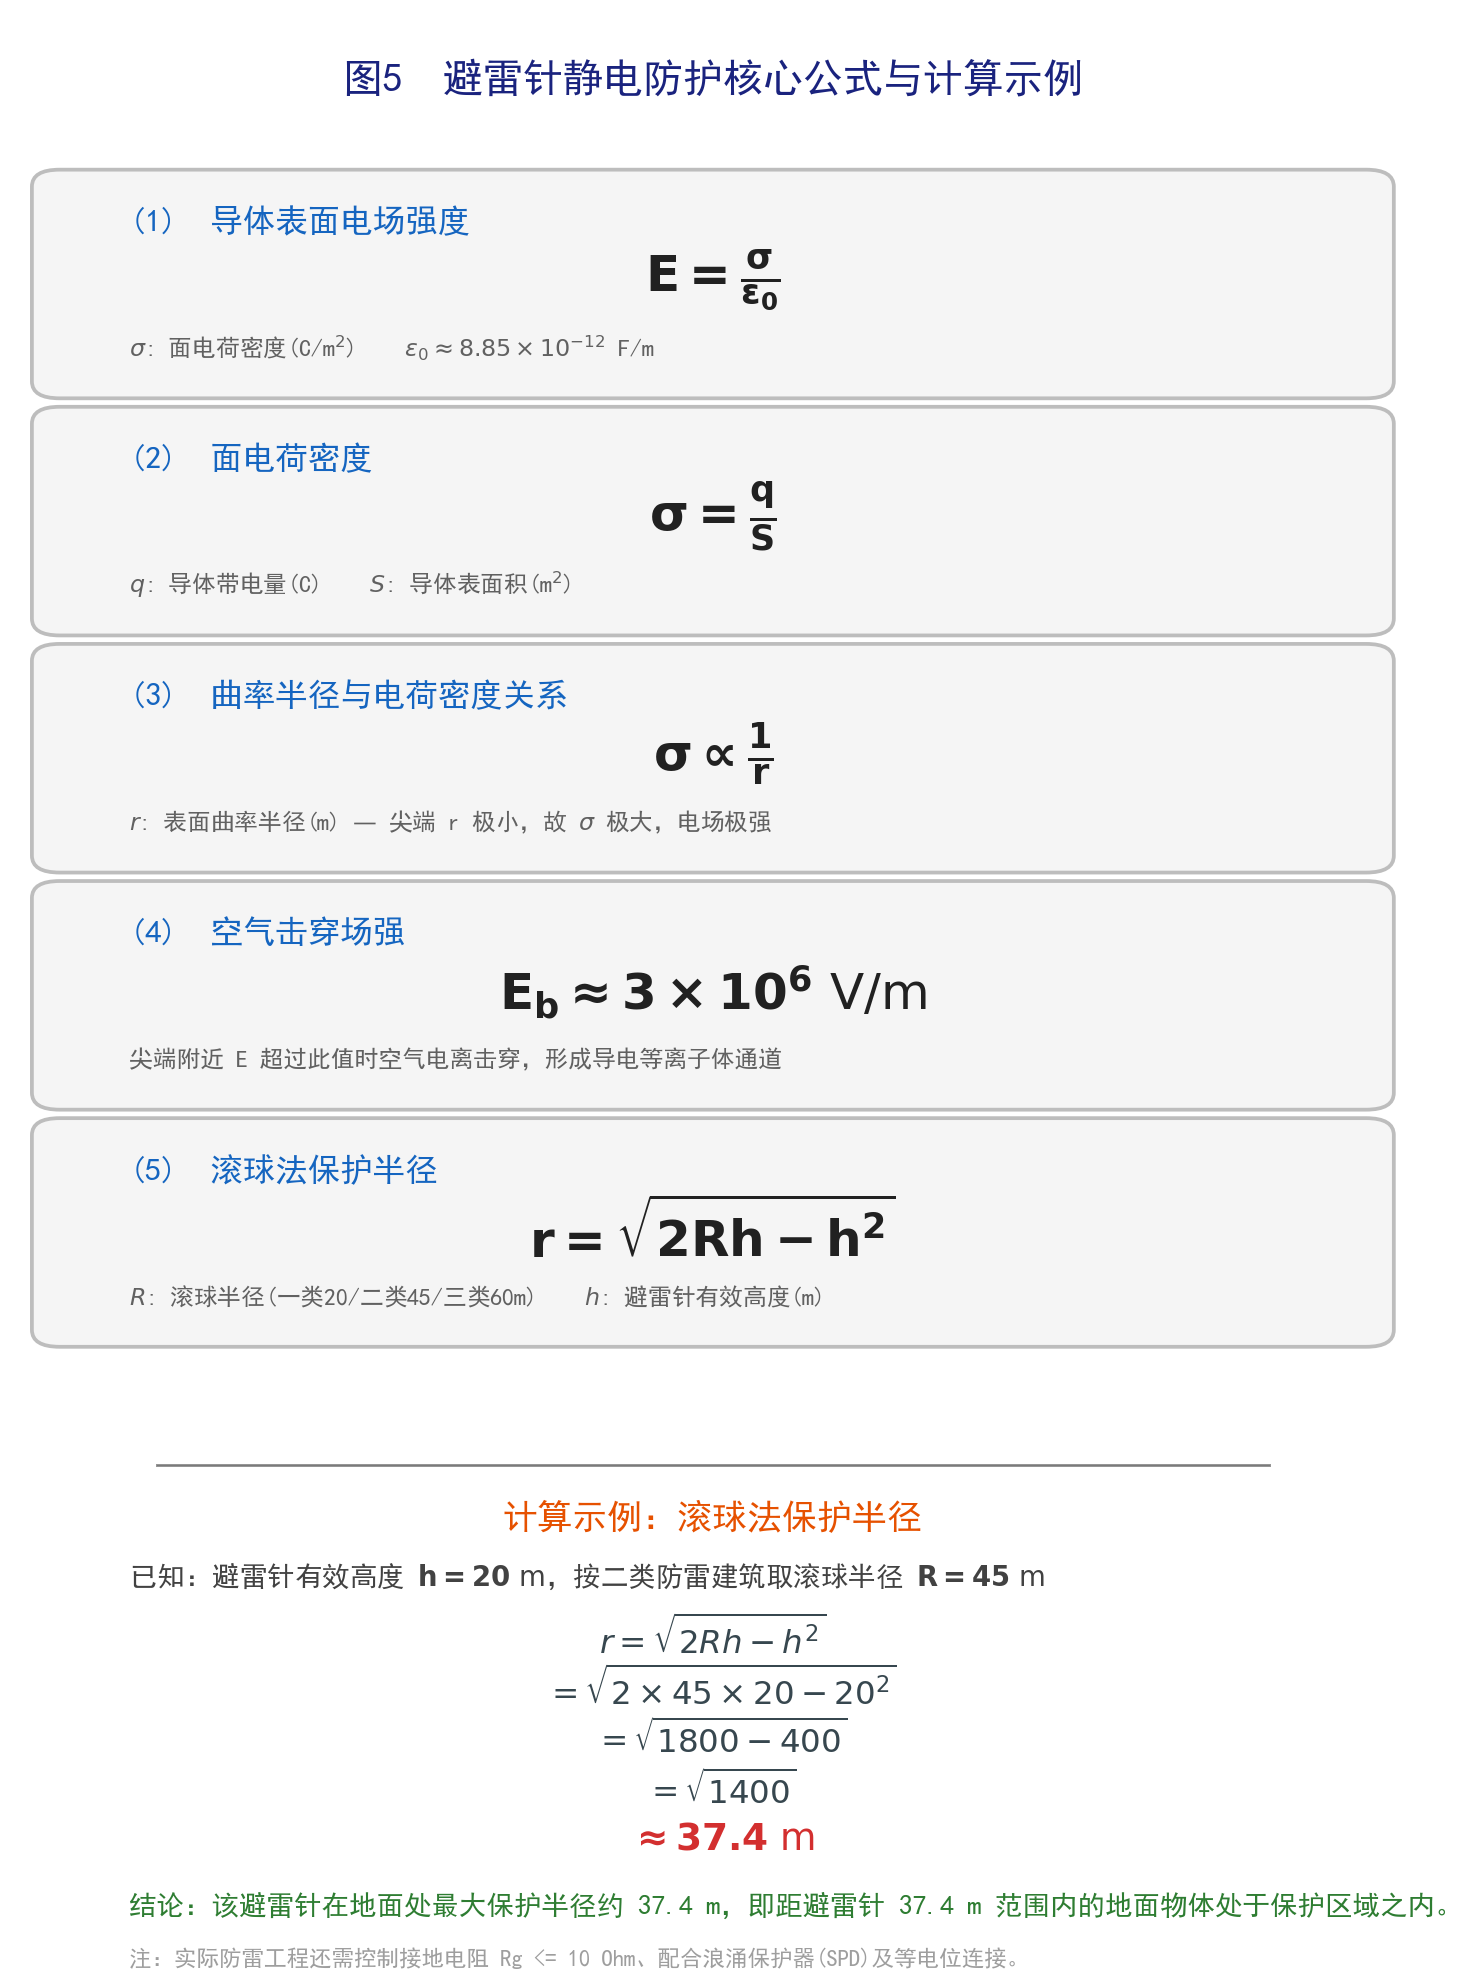

Here is the Python script that generated this plot:
#!/usr/bin/env python
# -*- coding: utf-8 -*-
"""图6：公式汇总与计算示例 — 重绘版，清晰布局"""
import matplotlib
matplotlib.use('Agg')
import matplotlib.pyplot as plt
import numpy as np
from matplotlib.patches import FancyBboxPatch, Rectangle

plt.rcParams['font.sans-serif'] = ['SimHei']
plt.rcParams['axes.unicode_minus'] = False

fig, ax = plt.subplots(1, 1, figsize=(9, 11))
ax.set_xlim(0, 10)
ax.set_ylim(0, 20)
ax.axis('off')

# ============================================================
# 标题
# ============================================================
ax.text(5, 19.3, '图5  避雷针静电防护核心公式与计算示例',
        fontsize=16, fontweight='bold', ha='center', va='center', color='#1A237E')

# ============================================================
# 5 个核心公式：左右两列排列
# ============================================================

# 每行一个公式框
formulas = [
    {
        'num': '(1)',
        'name': '导体表面电场强度',
        'formula': r'$\mathbf{E = \frac{\sigma}{\varepsilon_0}}$',
        'desc': r'$\sigma$: 面电荷密度(C/m$^2$)    $\varepsilon_0 \approx 8.85\times 10^{-12}$ F/m'
    },
    {
        'num': '(2)',
        'name': '面电荷密度',
        'formula': r'$\mathbf{\sigma = \frac{q}{S}}$',
        'desc': r'$q$: 导体带电量(C)    $S$: 导体表面积(m$^2$)'
    },
    {
        'num': '(3)',
        'name': '曲率半径与电荷密度关系',
        'formula': r'$\mathbf{\sigma \propto \frac{1}{r}}$',
        'desc': r'$r$: 表面曲率半径(m) — 尖端 r 极小，故 $\sigma$ 极大，电场极强'
    },
    {
        'num': '(4)',
        'name': '空气击穿场强',
        'formula': r'$\mathbf{E_b \approx 3 \times 10^6\ \mathrm{V/m}}$',
        'desc': r'尖端附近 E 超过此值时空气电离击穿，形成导电等离子体通道'
    },
    {
        'num': '(5)',
        'name': '滚球法保护半径',
        'formula': r'$\mathbf{r = \sqrt{2Rh - h^2}}$',
        'desc': r'$R$: 滚球半径(一类20/二类45/三类60m)    $h$: 避雷针有效高度(m)'
    },
]

for i, f in enumerate(formulas):
    y_top = 17.5 - i * 2.8

    # Formula box background
    box = FancyBboxPatch((0.3, y_top - 1.8), 9.4, 2.3,
                         boxstyle='round,pad=0.2', facecolor='#F5F5F5',
                         edgecolor='#BDBDBD', linewidth=1.5, zorder=0)
    ax.add_patch(box)

    # Number + Name
    ax.text(0.8, y_top + 0.1, f'{f["num"]}  {f["name"]}',
            fontsize=13, fontweight='bold', color='#1565C0', va='center')

    # Formula (large, centered)
    ax.text(5, y_top - 0.6, f['formula'], fontsize=20, ha='center', va='center',
            color='#212121')

    # Description
    ax.text(0.8, y_top - 1.4, f['desc'], fontsize=9.5, color='#616161', va='center')

# ============================================================
# 分隔线
# ============================================================
sep_y = 17.5 - len(formulas) * 2.8 - 0.6
ax.plot([1, 9], [sep_y, sep_y], 'k-', linewidth=1.2, alpha=0.4)
ax.plot([1, 9], [sep_y, sep_y], 'k-', linewidth=0.5, alpha=0.2)  # shadow

# ============================================================
# 计算示例
# ============================================================
calc_title_y = sep_y - 0.6
ax.text(5, calc_title_y, '计算示例：滚球法保护半径',
        fontsize=14, fontweight='bold', ha='center', va='center', color='#E65100')

# 已知条件
given_y = calc_title_y - 0.7
ax.text(0.8, given_y,
        r'已知：避雷针有效高度 $\mathbf{h = 20\ \mathrm{m}}$，'
        r'按二类防雷建筑取滚球半径 $\mathbf{R = 45\ \mathrm{m}}$',
        fontsize=11, va='center', color='#424242')

# 计算步骤 — 放在带有箭头的流程框里
calc_steps = [
    r'$r = \sqrt{2Rh - h^2}$',
    r'$\ \, = \sqrt{2 \times 45 \times 20 - 20^2}$',
    r'$\ \, = \sqrt{1800 - 400}$',
    r'$\ \, = \sqrt{1400}$',
    r'$\mathbf{\ \, \approx 37.4\ \mathrm{m}}$',
]

step_y = given_y - 0.7
for i, step in enumerate(calc_steps):
    y = step_y - i * 0.6
    is_result = (i == len(calc_steps) - 1)
    fontsize = 15 if is_result else 13
    color = '#D32F2F' if is_result else '#37474F'
    weight = 'bold' if is_result else 'normal'
    ax.text(5, y, step, fontsize=fontsize, ha='center', va='center', color=color, fontweight=weight)

# 结论框
result_y = step_y - len(calc_steps) * 0.6 - 0.3
conclusion = ('结论：该避雷针在地面处最大保护半径约 37.4 m，'
              '即距避雷针 37.4 m 范围内的地面物体处于保护区域之内。')
ax.text(0.8, result_y, conclusion, fontsize=11, color='#2E7D32', fontweight='bold')

# 补充说明
ax.text(0.8, result_y - 0.6,
        '注：实际防雷工程还需控制接地电阻 Rg <= 10 Ohm、配合浪涌保护器(SPD)及等电位连接。',
        fontsize=9, color='#9E9E9E', style='italic')

# 底部装饰线
ax.plot([1, 9], [result_y - 1.0, result_y - 1.0], 'k-', linewidth=0.5, alpha=0.2)

plt.tight_layout()
fig.savefig(r'D:\Visual Studio\Project\diagrams\fig6_公式汇总.png', dpi=180, bbox_inches='tight',
            facecolor='white', edgecolor='none')
plt.close()
print('Fig6 saved')

from PIL import Image
img = Image.open(r'D:\Visual Studio\Project\diagrams\fig6_公式汇总.png')
print(f'  Size: {img.size[0]}x{img.size[1]}')
